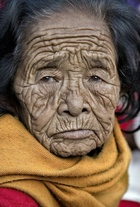
#> input picture datasets/wrinkle/a.jpg, 140 x 207 px, shrunk from 553 x 816 before the run, found by its file name
$ jupyter execute Task-1.ipynb
#> lines starting #> are read from the running program, lines starting #| are printed output that depends on the picture; after the words box and inside, x2 and y2 are one past the last pixel; in counts of white or black regions, pixels touching at a corner belong together
[cell 1]
# Import necessary libraries
import cv2
import numpy as np
from matplotlib import pyplot as plt
from IPython.display import display, Image
import cv2
import os

# Construct the path to haarcascade_frontalface_default.xml
cascade_path = os.path.join(cv2.data.haarcascades, 'haarcascade_frontalface_default.xml')

# Create face cascade classifier
face_cascade = cv2.CascadeClassifier(cascade_path)
# Display the first image ('face4.jpg')
display(Image(filename=r'C:\\Users\\wwwrk\\OneDrive\\Documents\\datasets\\wrinkle\\a.jpg'))
# Load the image matrix from the first image
img = cv2.imread(r'C:\\Users\\wwwrk\\OneDrive\\Documents\\datasets\\wrinkle\\a.jpg')
#> img is the input picture: shape (207, 140, 3); mean B, G, R 78.4, 100.2, 124.9
# Convert the image to grayscale
gray_img = cv2.cvtColor(img, cv2.COLOR_BGR2GRAY)
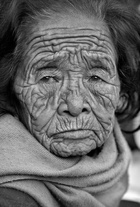
#> gray_img: shape (207, 140); min 0, max 254, mean 105.1
# Detect faces in the grayscale image
faces = face_cascade.detectMultiScale(gray_img, scaleFactor=1.05, minNeighbors=10)
#> faces = [[9, 23, 125, 125]]
# Iterate through the detected faces
for x, y, w, h in faces:
    # Extract the region of interest (ROI) - the detected face
    cropped_img = img[y:y+h, x:x+w]

    # Apply Canny edge detection to the cropped face
    edges = cv2.Canny(cropped_img, 130, 1000)

    # Count the number of edges in the cropped face
    number_of_edges = np.count_nonzero(edges)
#> this loop made 1 pass
#> (x, y, w, h, number_of_edges) on pass 1: (9, 23, 125, 125, 0)
#> pass 1, `cropped_img = img[y:y+h, x:x+w]`:
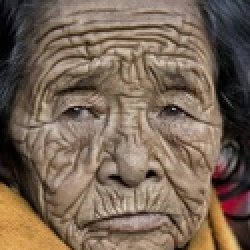
#> cropped_img: shape (125, 125, 3) (shown 2 times larger); mean B, G, R 85.7, 102, 120.5
# Check if the number of edges is greater than 1000
if number_of_edges > 1000:
    print(" no Wrinkle Found")
else:
    print(" Wrinkle Found")

[cell 2]
# Construct the path to haarcascade_frontalface_default.xml
cascade_path = os.path.join(cv2.data.haarcascades, 'haarcascade_frontalface_default.xml')

# Create face cascade classifier
face_cascade = cv2.CascadeClassifier(cascade_path)
# Display the first image ('face4.jpg')display(Image(filename=r'C:\\Users\\wwwrk\\OneDrive\\Documents\\datasets\\no wtinkle\\b.jpg'))
display(Image(filename=r'C:\\Users\\wwwrk\\OneDrive\\Documents\\datasets\\no wtinkle\\b.jpg'))

# Load the image matrix from the first image
img = cv2.imread(r'C:\\Users\\wwwrk\\OneDrive\\Documents\\datasets\\no wtinkle\\b.jpg')
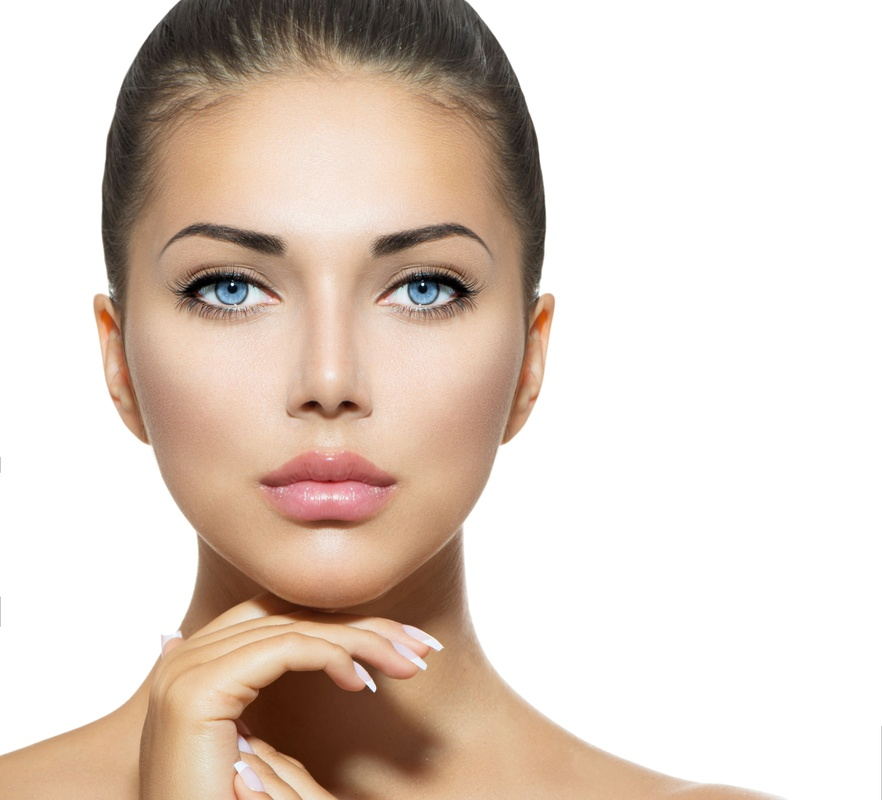
#> input picture datasets/no wtinkle/b.jpg, 882 x 800 px, shrunk from 3484 x 3160 before the run, found by its file name
#> img is the input picture: shape (800, 882, 3); mean B, G, R 196, 206.7, 221.7
# Convert the image to grayscale
gray_img = cv2.cvtColor(img, cv2.COLOR_BGR2GRAY)
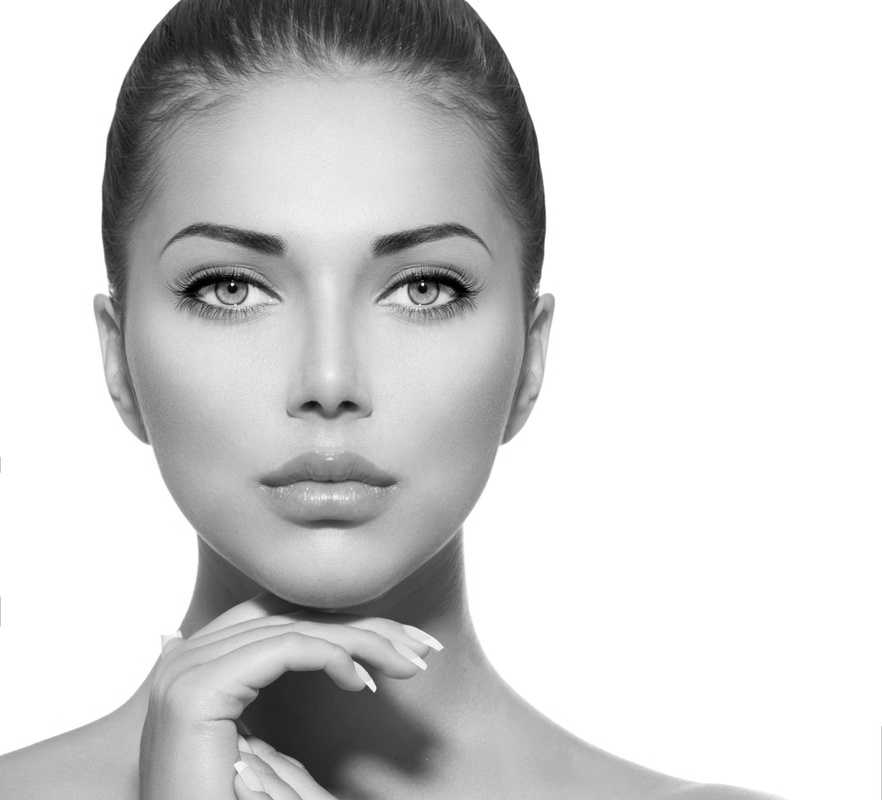
#> gray_img: shape (800, 882); min 0, max 255, mean 210
# Detect faces in the grayscale image
faces = face_cascade.detectMultiScale(gray_img, scaleFactor=1.05, minNeighbors=10)
#> faces = [[91, 94, 484, 484]]
# Iterate through the detected faces
for x, y, w, h in faces:
    # Extract the region of interest (ROI) - the detected face
    cropped_img = img[y:y+h, x:x+w]

    # Apply Canny edge detection to the cropped face
    edges = cv2.Canny(cropped_img, 130, 1000)

    # Count the number of edges in the cropped face
    number_of_edges = np.count_nonzero(edges)
#> this loop made 1 pass
#> (x, y, w, h, number_of_edges) on pass 1: (91, 94, 484, 484, 374)
#> pass 1, `cropped_img = img[y:y+h, x:x+w]`:
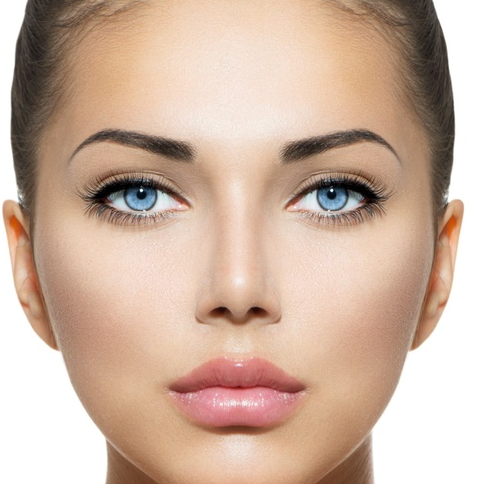
#> cropped_img: shape (484, 484, 3); mean B, G, R 160.7, 178.5, 205.6
#> pass 1, `edges = cv2.Canny(cropped_img, 130, 1000)`:
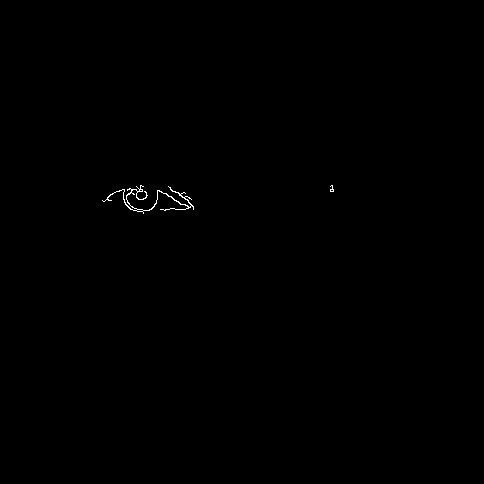
#> edges: shape (484, 484); 0.16% white in thin lines or dots, all inside (x1, y1, x2, y2) = (102, 185, 334, 214)
# Check if the number of edges is greater than 1000
if number_of_edges > 1000:
    print(" Wrinkle Found")
else:
    print("no Wrinkle Found")
